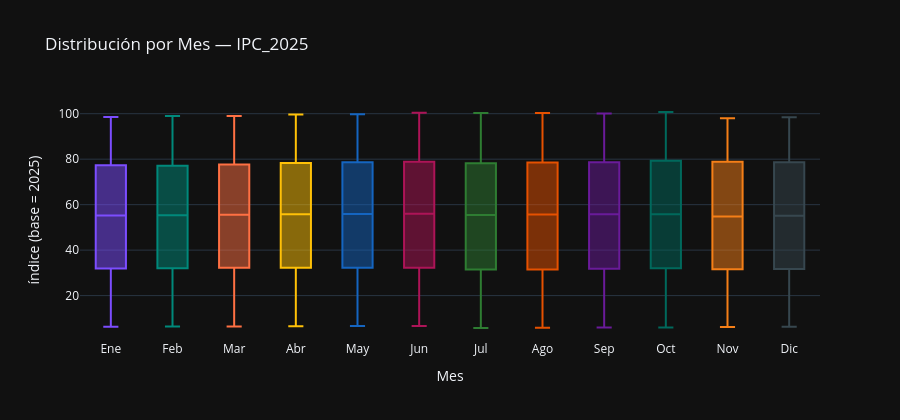

The notebook cell this image was saved under:
### Markdown cell above
### Análisis:

Ningún valor atípico detectado por IQR ni por z-score, resultado coherente con la naturaleza de la serie: una tendencia monótona ascendente sin reversiones genera una distribución amplia pero sin observaciones que se alejen anómalamente del patrón central. Los cinco mínimos corresponden al periodo 1974-Q3, entre 5,75 y 6,16, y los cinco máximos al tramo final de 2025, entre 100,06 y 100,75, confirmando que los extremos son simplemente los extremos temporales de la tendencia, no anomalías estadísticas.

La distancia entre ambos grupos, de aproximadamente 94,6 puntos de índice, cuantifica la inflación acumulada desde mediados de los años 70 hasta la actualidad: el nivel de precios se ha multiplicado por aproximadamente 17,5 en ese periodo. Que el máximo histórico coincida con el año base por definición (IPC_2025 = 100 en 2025) y que el mínimo corresponda al inicio de la muestra es una propiedad mecánica del índice, no un hallazgo analítico. Lo relevante es que la ausencia de outliers confirma que no existe ningún trimestre cuyo nivel de precios se desvíe anómalamente de la trayectoria tendencial, lo que es coherente con la naturaleza acumulativa e irreversible de la inflación como proceso de largo plazo.

### Code cell
if DATASET_CONFIG['frecuencia_original'] == 'trimestral':
    y_periodo = y.index.quarter.map({1:'T1', 2:'T2', 3:'T3', 4:'T4'})
    titulo_grupo = 'Trimestre'
    orden_periodos = ['T1', 'T2', 'T3', 'T4']
elif DATASET_CONFIG['frecuencia_original'] == 'mensual':
    meses = ['Ene','Feb','Mar','Abr','May','Jun','Jul','Ago','Sep','Oct','Nov','Dic']
    y_periodo = y.index.month.map({i+1: m for i, m in enumerate(meses)})
    titulo_grupo = 'Mes'
    orden_periodos = meses
else:
    meses = ['Ene','Feb','Mar','Abr','May','Jun','Jul','Ago','Sep','Oct','Nov','Dic']
    y_periodo = y.index.month.map({i+1: m for i, m in enumerate(meses)})
    titulo_grupo = 'Mes'
    orden_periodos = meses

colores_bp = ['#7C4DFF', '#00897B', '#FF7043', '#FFC107',
               '#1565C0', '#AD1457', '#2E7D32', '#E65100',
               '#6A1B9A', '#00695C', '#F57F17', '#37474F']

df_box = pd.DataFrame({
    'periodo': y_periodo.values,
    'valor': y.values,
    'fecha': y.index.strftime('%Y-%m-%d'),
})
df_box['periodo'] = pd.Categorical(df_box['periodo'],
                                    categories=[p for p in orden_periodos if p in df_box['periodo'].values],
                                    ordered=True)

fig = px.box(
    df_box, x='periodo', y='valor', color='periodo',
    hover_data=['fecha'],
    title=f'Distribución por {titulo_grupo} — {VAR_PRINCIPAL}',
    labels={'valor': UNIDADES, 'periodo': titulo_grupo, 'fecha': 'Fecha'},
    color_discrete_sequence=colores_bp,
    category_orders={'periodo': orden_periodos},
)
fig.update_layout(showlegend=False, height=420)
fig.show()

### Figure 1 — Plotly figure (JSON) as saved in the notebook; plotly's stock layout.template omitted (floating-point values rounded to 4 significant figures)
{"data": [{"alignmentgroup": "True", "customdata": [["1975-01-01"], ["1976-01-01"], ["1977-01-01"], ["1978-01-01"], ["1979-01-01"], ["1980-01-01"], ["1981-01-01"], ["1982-01-01"], ["1983-01-01"], ["1984-01-01"], ["1985-01-01"], ["1986-01-01"], ["1987-01-01"], ["1988-01-01"], ["1989-01-01"], ["1990-01-01"], ["1991-01-01"], ["1992-01-01"], ["1993-01-01"], ["1994-01-01"], ["1995-01-01"], ["1996-01-01"], ["1997-01-01"], ["1998-01-01"], ["1999-01-01"], ["2000-01-01"], ["2001-01-01"], ["2002-01-01"], ["2003-01-01"], ["2004-01-01"], ["2005-01-01"], ["2006-01-01"], ["2007-01-01"], ["2008-01-01"], ["2009-01-01"], ["2010-01-01"], ["2011-01-01"], ["2012-01-01"], ["2013-01-01"], ["2014-01-01"], ["2015-01-01"], ["2016-01-01"], ["2017-01-01"], ["2018-01-01"], ["2019-01-01"], ["2020-01-01"], ["2021-01-01"], ["2022-01-01"], ["2023-01-01"], ["2024-01-01"], ["2025-01-01"]], "hovertemplate": "Mes=%{x}<br>índice (base = 2025)=%{y}<br>Fecha=%{customdata[0]}<extra></extra>", "legendgroup": "Ene", "marker": {"color": "#7C4DFF"}, "name": "Ene", "notched": false, "offsetgroup": "Ene", "orientation": "v", "showlegend": true, "type": "box", "x": ["Ene", "Ene", "Ene", "Ene", "Ene", "Ene", "Ene", "Ene", "Ene", "Ene", "Ene", "Ene", "Ene", "Ene", "Ene", "Ene", "Ene", "Ene", "Ene", "Ene", "Ene", "Ene", "Ene", "Ene", "Ene", "Ene", "Ene", "Ene", "Ene", "Ene", "Ene", "Ene", "Ene", "Ene", "Ene", "Ene", "Ene", "Ene", "Ene", "Ene", "Ene", "Ene", "Ene", "Ene", "Ene", "Ene", "Ene", "Ene", "Ene", "Ene", "Ene"], "x0": " ", "xaxis": "x", "y": [6.334, 7.218, 8.819, 10.96, 12.8, 14.94, 17.09, 19.56, 22.22, 24.9, 27.23, 29.75, 31.55, 32.95, 35.06, 37.41, 39.93, 42.31, 44.29, 46.51, 48.54, 50.42, 51.87, 52.89, 53.7, 55.25, 57.27, 58.71, 60.9, 62.3, 64.22, 66.91, 68.51, 71.44, 72.02, 72.76, 75.14, 76.64, 78.7, 78.85, 77.81, 77.59, 79.89, 80.35, 81.14, 82.03, 82.41, 87.46, 92.61, 95.77, 98.58], "y0": " ", "yaxis": "y"}, {"alignmentgroup": "True", "customdata": [["1975-02-01"], ["1976-02-01"], ["1977-02-01"], ["1978-02-01"], ["1979-02-01"], ["1980-02-01"], ["1981-02-01"], ["1982-02-01"], ["1983-02-01"], ["1984-02-01"], ["1985-02-01"], ["1986-02-01"], ["1987-02-01"], ["1988-02-01"], ["1989-02-01"], ["1990-02-01"], ["1991-02-01"], ["1992-02-01"], ["1993-02-01"], ["1994-02-01"], ["1995-02-01"], ["1996-02-01"], ["1997-02-01"], ["1998-02-01"], ["1999-02-01"], ["2000-02-01"], ["2001-02-01"], ["2002-02-01"], ["2003-02-01"], ["2004-02-01"], ["2005-02-01"], ["2006-02-01"], ["2007-02-01"], ["2008-02-01"], ["2009-02-01"], ["2010-02-01"], ["2011-02-01"], ["2012-02-01"], ["2013-02-01"], ["2014-02-01"], ["2015-02-01"], ["2016-02-01"], ["2017-02-01"], ["2018-02-01"], ["2019-02-01"], ["2020-02-01"], ["2021-02-01"], ["2022-02-01"], ["2023-02-01"], ["2024-02-01"], ["2025-02-01"]], "hovertemplate": "Mes=%{x}<br>índice (base = 2025)=%{y}<br>Fecha=%{customdata[0]}<extra></extra>", "legendgroup": "Feb", "marker": {"color": "#00897B"}, "name": "Feb", "notched": false, "offsetgroup": "Feb", "orientation": "v", "showlegend": true, "type": "box", "x": ["Feb", "Feb", "Feb", "Feb", "Feb", "Feb", "Feb", "Feb", "Feb", "Feb", "Feb", "Feb", "Feb", "Feb", "Feb", "Feb", "Feb", "Feb", "Feb", "Feb", "Feb", "Feb", "Feb", "Feb", "Feb", "Feb", "Feb", "Feb", "Feb", "Feb", "Feb", "Feb", "Feb", "Feb", "Feb", "Feb", "Feb", "Feb", "Feb", "Feb", "Feb", "Feb", "Feb", "Feb", "Feb", "Feb", "Feb", "Feb", "Feb", "Feb", "Feb"], "x0": " ", "xaxis": "x", "y": [6.398, 7.297, 8.953, 11.08, 12.89, 15.07, 17.18, 19.71, 22.33, 24.99, 27.43, 29.88, 31.68, 33.04, 35.09, 37.64, 39.88, 42.6, 44.31, 46.53, 48.77, 50.56, 51.84, 52.77, 53.74, 55.33, 57.46, 58.77, 61.03, 62.33, 64.39, 66.94, 68.56, 71.56, 72.03, 72.63, 75.23, 76.72, 78.83, 78.82, 77.97, 77.31, 79.61, 80.46, 81.34, 81.94, 81.92, 88.17, 93.49, 96.11, 98.97], "y0": " ", "yaxis": "y"}, {"alignmentgroup": "True", "customdata": [["1975-03-01"], ["1976-03-01"], ["1977-03-01"], ["1978-03-01"], ["1979-03-01"], ["1980-03-01"], ["1981-03-01"], ["1982-03-01"], ["1983-03-01"], ["1984-03-01"], ["1985-03-01"], ["1986-03-01"], ["1987-03-01"], ["1988-03-01"], ["1989-03-01"], ["1990-03-01"], ["1991-03-01"], ["1992-03-01"], ["1993-03-01"], ["1994-03-01"], ["1995-03-01"], ["1996-03-01"], ["1997-03-01"], ["1998-03-01"], ["1999-03-01"], ["2000-03-01"], ["2001-03-01"], ["2002-03-01"], ["2003-03-01"], ["2004-03-01"], ["2005-03-01"], ["2006-03-01"], ["2007-03-01"], ["2008-03-01"], ["2009-03-01"], ["2010-03-01"], ["2011-03-01"], ["2012-03-01"], ["2013-03-01"], ["2014-03-01"], ["2015-03-01"], ["2016-03-01"], ["2017-03-01"], ["2018-03-01"], ["2019-03-01"], ["2020-03-01"], ["2021-03-01"], ["2022-03-01"], ["2023-03-01"], ["2024-03-01"], ["2025-03-01"]], "hovertemplate": "Mes=%{x}<br>índice (base = 2025)=%{y}<br>Fecha=%{customdata[0]}<extra></extra>", "legendgroup": "Mar", "marker": {"color": "#FF7043"}, "name": "Mar", "notched": false, "offsetgroup": "Mar", "orientation": "v", "showlegend": true, "type": "box", "x": ["Mar", "Mar", "Mar", "Mar", "Mar", "Mar", "Mar", "Mar", "Mar", "Mar", "Mar", "Mar", "Mar", "Mar", "Mar", "Mar", "Mar", "Mar", "Mar", "Mar", "Mar", "Mar", "Mar", "Mar", "Mar", "Mar", "Mar", "Mar", "Mar", "Mar", "Mar", "Mar", "Mar", "Mar", "Mar", "Mar", "Mar", "Mar", "Mar", "Mar", "Mar", "Mar", "Mar", "Mar", "Mar", "Mar", "Mar", "Mar", "Mar", "Mar", "Mar"], "x0": " ", "xaxis": "x", "y": [6.437, 7.462, 9.166, 11.22, 13.02, 15.15, 17.52, 19.91, 22.47, 25.2, 27.6, 29.98, 31.86, 33.28, 35.31, 37.79, 40.0, 42.75, 44.46, 46.68, 49.06, 50.74, 51.87, 52.79, 53.97, 55.55, 57.7, 59.25, 61.45, 62.76, 64.9, 67.41, 69.08, 72.19, 72.15, 73.17, 75.79, 77.24, 79.11, 79.0, 78.47, 77.81, 79.59, 80.56, 81.64, 81.62, 82.72, 90.84, 93.83, 96.84, 99.02], "y0": " ", "yaxis": "y"}, {"alignmentgroup": "True", "customdata": [["1975-04-01"], ["1976-04-01"], ["1977-04-01"], ["1978-04-01"], ["1979-04-01"], ["1980-04-01"], ["1981-04-01"], ["1982-04-01"], ["1983-04-01"], ["1984-04-01"], ["1985-04-01"], ["1986-04-01"], ["1987-04-01"], ["1988-04-01"], ["1989-04-01"], ["1990-04-01"], ["1991-04-01"], ["1992-04-01"], ["1993-04-01"], ["1994-04-01"], ["1995-04-01"], ["1996-04-01"], ["1997-04-01"], ["1998-04-01"], ["1999-04-01"], ["2000-04-01"], ["2001-04-01"], ["2002-04-01"], ["2003-04-01"], ["2004-04-01"], ["2005-04-01"], ["2006-04-01"], ["2007-04-01"], ["2008-04-01"], ["2009-04-01"], ["2010-04-01"], ["2011-04-01"], ["2012-04-01"], ["2013-04-01"], ["2014-04-01"], ["2015-04-01"], ["2016-04-01"], ["2017-04-01"], ["2018-04-01"], ["2019-04-01"], ["2020-04-01"], ["2021-04-01"], ["2022-04-01"], ["2023-04-01"], ["2024-04-01"], ["2025-04-01"]], "hovertemplate": "Mes=%{x}<br>índice (base = 2025)=%{y}<br>Fecha=%{customdata[0]}<extra></extra>", "legendgroup": "Abr", "marker": {"color": "#FFC107"}, "name": "Abr", "notched": false, "offsetgroup": "Abr", "orientation": "v", "showlegend": true, "type": "box", "x": ["Abr", "Abr", "Abr", "Abr", "Abr", "Abr", "Abr", "Abr", "Abr", "Abr", "Abr", "Abr", "Abr", "Abr", "Abr", "Abr", "Abr", "Abr", "Abr", "Abr", "Abr", "Abr", "Abr", "Abr", "Abr", "Abr", "Abr", "Abr", "Abr", "Abr", "Abr", "Abr", "Abr", "Abr", "Abr", "Abr", "Abr", "Abr", "Abr", "Abr", "Abr", "Abr", "Abr", "Abr", "Abr", "Abr", "Abr", "Abr", "Abr", "Abr", "Abr"], "x0": " ", "xaxis": "x", "y": [6.555, 7.612, 9.332, 11.45, 13.22, 15.3, 17.69, 20.17, 22.77, 25.31, 27.89, 30.06, 31.93, 33.16, 35.4, 37.86, 40.09, 42.71, 44.66, 46.87, 49.32, 51.02, 51.88, 52.92, 54.17, 55.78, 58.0, 60.05, 61.95, 63.62, 65.83, 68.37, 70.03, 72.97, 72.85, 73.95, 76.74, 78.32, 79.41, 79.7, 79.19, 78.36, 80.36, 81.22, 82.46, 81.87, 83.7, 90.68, 94.39, 97.52, 99.65], "y0": " ", "yaxis": "y"}, {"alignmentgroup": "True", "customdata": [["1975-05-01"], ["1976-05-01"], ["1977-05-01"], ["1978-05-01"], ["1979-05-01"], ["1980-05-01"], ["1981-05-01"], ["1982-05-01"], ["1983-05-01"], ["1984-05-01"], ["1985-05-01"], ["1986-05-01"], ["1987-05-01"], ["1988-05-01"], ["1989-05-01"], ["1990-05-01"], ["1991-05-01"], ["1992-05-01"], ["1993-05-01"], ["1994-05-01"], ["1995-05-01"], ["1996-05-01"], ["1997-05-01"], ["1998-05-01"], ["1999-05-01"], ["2000-05-01"], ["2001-05-01"], ["2002-05-01"], ["2003-05-01"], ["2004-05-01"], ["2005-05-01"], ["2006-05-01"], ["2007-05-01"], ["2008-05-01"], ["2009-05-01"], ["2010-05-01"], ["2011-05-01"], ["2012-05-01"], ["2013-05-01"], ["2014-05-01"], ["2015-05-01"], ["2016-05-01"], ["2017-05-01"], ["2018-05-01"], ["2019-05-01"], ["2020-05-01"], ["2021-05-01"], ["2022-05-01"], ["2023-05-01"], ["2024-05-01"], ["2025-05-01"]], "hovertemplate": "Mes=%{x}<br>índice (base = 2025)=%{y}<br>Fecha=%{customdata[0]}<extra></extra>", "legendgroup": "May", "marker": {"color": "#1565C0"}, "name": "May", "notched": false, "offsetgroup": "May", "orientation": "v", "showlegend": true, "type": "box", "x": ["May", "May", "May", "May", "May", "May", "May", "May", "May", "May", "May", "May", "May", "May", "May", "May", "May", "May", "May", "May", "May", "May", "May", "May", "May", "May", "May", "May", "May", "May", "May", "May", "May", "May", "May", "May", "May", "May", "May", "May", "May", "May", "May", "May", "May", "May", "May", "May", "May", "May", "May"], "x0": " ", "xaxis": "x", "y": [6.634, 7.967, 9.411, 11.56, 13.38, 15.41, 17.78, 20.46, 22.87, 25.45, 27.97, 30.14, 31.89, 33.16, 35.46, 37.86, 40.21, 42.82, 44.78, 46.96, 49.34, 51.2, 51.96, 52.99, 54.17, 55.87, 58.22, 60.28, 61.89, 64.0, 65.96, 68.61, 70.22, 73.46, 72.83, 74.11, 76.72, 78.21, 79.56, 79.71, 79.57, 78.78, 80.3, 81.95, 82.62, 81.87, 84.08, 91.43, 94.35, 97.77, 99.72], "y0": " ", "yaxis": "y"}, {"alignmentgroup": "True", "customdata": [["1975-06-01"], ["1976-06-01"], ["1977-06-01"], ["1978-06-01"], ["1979-06-01"], ["1980-06-01"], ["1981-06-01"], ["1982-06-01"], ["1983-06-01"], ["1984-06-01"], ["1985-06-01"], ["1986-06-01"], ["1987-06-01"], ["1988-06-01"], ["1989-06-01"], ["1990-06-01"], ["1991-06-01"], ["1992-06-01"], ["1993-06-01"], ["1994-06-01"], ["1995-06-01"], ["1996-06-01"], ["1997-06-01"], ["1998-06-01"], ["1999-06-01"], ["2000-06-01"], ["2001-06-01"], ["2002-06-01"], ["2003-06-01"], ["2004-06-01"], ["2005-06-01"], ["2006-06-01"], ["2007-06-01"], ["2008-06-01"], ["2009-06-01"], ["2010-06-01"], ["2011-06-01"], ["2012-06-01"], ["2013-06-01"], ["2014-06-01"], ["2015-06-01"], ["2016-06-01"], ["2017-06-01"], ["2018-06-01"], ["2019-06-01"], ["2020-06-01"], ["2021-06-01"], ["2022-06-01"], ["2023-06-01"], ["2024-06-01"], ["2025-06-01"]], "hovertemplate": "Mes=%{x}<br>índice (base = 2025)=%{y}<br>Fecha=%{customdata[0]}<extra></extra>", "legendgroup": "Jun", "marker": {"color": "#AD1457"}, "name": "Jun", "notched": false, "offsetgroup": "Jun", "orientation": "v", "showlegend": true, "type": "box", "x": ["Jun", "Jun", "Jun", "Jun", "Jun", "Jun", "Jun", "Jun", "Jun", "Jun", "Jun", "Jun", "Jun", "Jun", "Jun", "Jun", "Jun", "Jun", "Jun", "Jun", "Jun", "Jun", "Jun", "Jun", "Jun", "Jun", "Jun", "Jun", "Jun", "Jun", "Jun", "Jun", "Jun", "Jun", "Jun", "Jun", "Jun", "Jun", "Jun", "Jun", "Jun", "Jun", "Jun", "Jun", "Jun", "Jun", "Jun", "Jun", "Jun", "Jun", "Jun"], "x0": " ", "xaxis": "x", "y": [6.65, 7.92, 9.671, 11.68, 13.5, 15.64, 17.8, 20.66, 23.0, 25.63, 27.93, 30.42, 31.9, 33.3, 35.65, 37.98, 40.32, 42.81, 44.89, 47.01, 49.39, 51.16, 51.95, 53.03, 54.19, 56.04, 58.41, 60.28, 61.93, 64.1, 66.11, 68.72, 70.36, 73.88, 73.14, 74.24, 76.6, 78.06, 79.67, 79.74, 79.78, 79.14, 80.34, 82.17, 82.52, 82.24, 84.49, 93.12, 94.88, 98.14, 100.4], "y0": " ", "yaxis": "y"}, {"alignmentgroup": "True", "customdata": [["1974-07-01"], ["1975-07-01"], ["1976-07-01"], ["1977-07-01"], ["1978-07-01"], ["1979-07-01"], ["1980-07-01"], ["1981-07-01"], ["1982-07-01"], ["1983-07-01"], ["1984-07-01"], ["1985-07-01"], ["1986-07-01"], ["1987-07-01"], ["1988-07-01"], ["1989-07-01"], ["1990-07-01"], ["1991-07-01"], ["1992-07-01"], ["1993-07-01"], ["1994-07-01"], ["1995-07-01"], ["1996-07-01"], ["1997-07-01"], ["1998-07-01"], ["1999-07-01"], ["2000-07-01"], ["2001-07-01"], ["2002-07-01"], ["2003-07-01"], ["2004-07-01"], ["2005-07-01"], ["2006-07-01"], ["2007-07-01"], ["2008-07-01"], ["2009-07-01"], ["2010-07-01"], ["2011-07-01"], ["2012-07-01"], ["2013-07-01"], ["2014-07-01"], ["2015-07-01"], ["2016-07-01"], ["2017-07-01"], ["2018-07-01"], ["2019-07-01"], ["2020-07-01"], ["2021-07-01"], ["2022-07-01"], ["2023-07-01"], ["2024-07-01"], ["2025-07-01"]], "hovertemplate": "Mes=%{x}<br>índice (base = 2025)=%{y}<br>Fecha=%{customdata[0]}<extra></extra>", "legendgroup": "Jul", "marker": {"color": "#2E7D32"}, "name": "Jul", "notched": false, "offsetgroup": "Jul", "orientation": "v", "showlegend": true, "type": "box", "x": ["Jul", "Jul", "Jul", "Jul", "Jul", "Jul", "Jul", "Jul", "Jul", "Jul", "Jul", "Jul", "Jul", "Jul", "Jul", "Jul", "Jul", "Jul", "Jul", "Jul", "Jul", "Jul", "Jul", "Jul", "Jul", "Jul", "Jul", "Jul", "Jul", "Jul", "Jul", "Jul", "Jul", "Jul", "Jul", "Jul", "Jul", "Jul", "Jul", "Jul", "Jul", "Jul", "Jul", "Jul", "Jul", "Jul", "Jul", "Jul", "Jul", "Jul", "Jul", "Jul"], "x0": " ", "xaxis": "x", "y": [5.751, 6.753, 7.967, 9.995, 11.94, 13.79, 15.86, 18.14, 20.92, 23.08, 26.02, 28.08, 30.73, 32.22, 33.73, 36.22, 38.5, 40.82, 42.94, 45.05, 47.19, 49.4, 51.23, 52.06, 53.22, 54.41, 56.38, 58.56, 59.86, 61.55, 63.61, 65.7, 68.31, 69.84, 73.53, 72.52, 73.91, 76.19, 77.87, 79.26, 78.99, 79.04, 78.57, 79.79, 81.58, 82.01, 81.5, 83.85, 92.88, 95.04, 97.67, 100.3], "y0": " ", "yaxis": "y"}, {"alignmentgroup": "True", "customdata": [["1974-08-01"], ["1975-08-01"], ["1976-08-01"], ["1977-08-01"], ["1978-08-01"], ["1979-08-01"], ["1980-08-01"], ["1981-08-01"], ["1982-08-01"], ["1983-08-01"], ["1984-08-01"], ["1985-08-01"], ["1986-08-01"], ["1987-08-01"], ["1988-08-01"], ["1989-08-01"], ["1990-08-01"], ["1991-08-01"], ["1992-08-01"], ["1993-08-01"], ["1994-08-01"], ["1995-08-01"], ["1996-08-01"], ["1997-08-01"], ["1998-08-01"], ["1999-08-01"], ["2000-08-01"], ["2001-08-01"], ["2002-08-01"], ["2003-08-01"], ["2004-08-01"], ["2005-08-01"], ["2006-08-01"], ["2007-08-01"], ["2008-08-01"], ["2009-08-01"], ["2010-08-01"], ["2011-08-01"], ["2012-08-01"], ["2013-08-01"], ["2014-08-01"], ["2015-08-01"], ["2016-08-01"], ["2017-08-01"], ["2018-08-01"], ["2019-08-01"], ["2020-08-01"], ["2021-08-01"], ["2022-08-01"], ["2023-08-01"], ["2024-08-01"], ["2025-08-01"]], "hovertemplate": "Mes=%{x}<br>índice (base = 2025)=%{y}<br>Fecha=%{customdata[0]}<extra></extra>", "legendgroup": "Ago", "marker": {"color": "#E65100"}, "name": "Ago", "notched": false, "offsetgroup": "Ago", "orientation": "v", "showlegend": true, "type": "box", "x": ["Ago", "Ago", "Ago", "Ago", "Ago", "Ago", "Ago", "Ago", "Ago", "Ago", "Ago", "Ago", "Ago", "Ago", "Ago", "Ago", "Ago", "Ago", "Ago", "Ago", "Ago", "Ago", "Ago", "Ago", "Ago", "Ago", "Ago", "Ago", "Ago", "Ago", "Ago", "Ago", "Ago", "Ago", "Ago", "Ago", "Ago", "Ago", "Ago", "Ago", "Ago", "Ago", "Ago", "Ago", "Ago", "Ago", "Ago", "Ago", "Ago", "Ago", "Ago", "Ago"], "x0": " ", "xaxis": "x", "y": [5.845, 6.863, 8.03, 10.32, 12.14, 13.92, 16.05, 18.36, 21.07, 23.4, 26.21, 28.12, 30.81, 32.22, 34.07, 36.31, 38.66, 40.97, 43.34, 45.32, 47.5, 49.53, 51.37, 52.28, 53.37, 54.65, 56.62, 58.7, 60.03, 61.83, 63.9, 65.99, 68.45, 69.94, 73.37, 72.77, 74.1, 76.29, 78.32, 79.51, 79.11, 78.78, 78.67, 79.95, 81.7, 81.96, 81.54, 84.23, 93.12, 95.55, 97.71, 100.3], "y0": " ", "yaxis": "y"}, {"alignmentgroup": "True", "customdata": [["1974-09-01"], ["1975-09-01"], ["1976-09-01"], ["1977-09-01"], ["1978-09-01"], ["1979-09-01"], ["1980-09-01"], ["1981-09-01"], ["1982-09-01"], ["1983-09-01"], ["1984-09-01"], ["1985-09-01"], ["1986-09-01"], ["1987-09-01"], ["1988-09-01"], ["1989-09-01"], ["1990-09-01"], ["1991-09-01"], ["1992-09-01"], ["1993-09-01"], ["1994-09-01"], ["1995-09-01"], ["1996-09-01"], ["1997-09-01"], ["1998-09-01"], ["1999-09-01"], ["2000-09-01"], ["2001-09-01"], ["2002-09-01"], ["2003-09-01"], ["2004-09-01"], ["2005-09-01"], ["2006-09-01"], ["2007-09-01"], ["2008-09-01"], ["2009-09-01"], ["2010-09-01"], ["2011-09-01"], ["2012-09-01"], ["2013-09-01"], ["2014-09-01"], ["2015-09-01"], ["2016-09-01"], ["2017-09-01"], ["2018-09-01"], ["2019-09-01"], ["2020-09-01"], ["2021-09-01"], ["2022-09-01"], ["2023-09-01"], ["2024-09-01"], ["2025-09-01"]], "hovertemplate": "Mes=%{x}<br>índice (base = 2025)=%{y}<br>Fecha=%{customdata[0]}<extra></extra>", "legendgroup": "Sep", "marker": {"color": "#6A1B9A"}, "name": "Sep", "notched": false, "offsetgroup": "Sep", "orientation": "v", "showlegend": true, "type": "box", "x": ["Sep", "Sep", "Sep", "Sep", "Sep", "Sep", "Sep", "Sep", "Sep", "Sep", "Sep", "Sep", "Sep", "Sep", "Sep", "Sep", "Sep", "Sep", "Sep", "Sep", "Sep", "Sep", "Sep", "Sep", "Sep", "Sep", "Sep", "Sep", "Sep", "Sep", "Sep", "Sep", "Sep", "Sep", "Sep", "Sep", "Sep", "Sep", "Sep", "Sep", "Sep", "Sep", "Sep", "Sep", "Sep", "Sep", "Sep", "Sep", "Sep", "Sep", "Sep", "Sep"], "x0": " ", "xaxis": "x", "y": [5.932, 6.973, 8.18, 10.46, 12.24, 14.1, 16.23, 18.51, 21.09, 23.58, 26.26, 28.43, 31.13, 32.51, 34.36, 36.7, 39.06, 41.31, 43.69, 45.58, 47.64, 49.73, 51.5, 52.54, 53.4, 54.75, 56.77, 58.69, 60.25, 62.01, 64.01, 66.4, 68.34, 70.17, 73.35, 72.6, 74.14, 76.48, 79.08, 79.36, 79.23, 78.54, 78.68, 80.08, 81.9, 81.96, 81.66, 84.94, 92.47, 95.72, 97.12, 100.1], "y0": " ", "yaxis": "y"}, {"alignmentgroup": "True", "customdata": [["1974-10-01"], ["1975-10-01"], ["1976-10-01"], ["1977-10-01"], ["1978-10-01"], ["1979-10-01"], ["1980-10-01"], ["1981-10-01"], ["1982-10-01"], ["1983-10-01"], ["1984-10-01"], ["1985-10-01"], ["1986-10-01"], ["1987-10-01"], ["1988-10-01"], ["1989-10-01"], ["1990-10-01"], ["1991-10-01"], ["1992-10-01"], ["1993-10-01"], ["1994-10-01"], ["1995-10-01"], ["1996-10-01"], ["1997-10-01"], ["1998-10-01"], ["1999-10-01"], ["2000-10-01"], ["2001-10-01"], ["2002-10-01"], ["2003-10-01"], ["2004-10-01"], ["2005-10-01"], ["2006-10-01"], ["2007-10-01"], ["2008-10-01"], ["2009-10-01"], ["2010-10-01"], ["2011-10-01"], ["2012-10-01"], ["2013-10-01"], ["2014-10-01"], ["2015-10-01"], ["2016-10-01"], ["2017-10-01"], ["2018-10-01"], ["2019-10-01"], ["2020-10-01"], ["2021-10-01"], ["2022-10-01"], ["2023-10-01"], ["2024-10-01"], ["2025-10-01"]], "hovertemplate": "Mes=%{x}<br>índice (base = 2025)=%{y}<br>Fecha=%{customdata[0]}<extra></extra>", "legendgroup": "Oct", "marker": {"color": "#00695C"}, "name": "Oct", "notched": false, "offsetgroup": "Oct", "orientation": "v", "showlegend": true, "type": "box", "x": ["Oct", "Oct", "Oct", "Oct", "Oct", "Oct", "Oct", "Oct", "Oct", "Oct", "Oct", "Oct", "Oct", "Oct", "Oct", "Oct", "Oct", "Oct", "Oct", "Oct", "Oct", "Oct", "Oct", "Oct", "Oct", "Oct", "Oct", "Oct", "Oct", "Oct", "Oct", "Oct", "Oct", "Oct", "Oct", "Oct", "Oct", "Oct", "Oct", "Oct", "Oct", "Oct", "Oct", "Oct", "Oct", "Oct", "Oct", "Oct", "Oct", "Oct", "Oct", "Oct"], "x0": " ", "xaxis": "x", "y": [5.995, 6.973, 8.299, 10.63, 12.35, 14.29, 16.35, 18.72, 21.31, 23.9, 26.42, 28.58, 31.25, 32.71, 34.4, 36.84, 39.41, 41.56, 43.73, 45.75, 47.75, 49.82, 51.57, 52.52, 53.4, 54.73, 56.91, 58.63, 60.85, 62.43, 64.67, 66.94, 68.61, 71.07, 73.61, 73.12, 74.82, 77.08, 79.76, 79.68, 79.6, 79.04, 79.58, 80.83, 82.66, 82.76, 82.09, 86.5, 92.78, 95.99, 97.73, 100.8], "y0": " ", "yaxis": "y"}, {"alignmentgroup": "True", "customdata": [["1974-11-01"], ["1975-11-01"], ["1976-11-01"], ["1977-11-01"], ["1978-11-01"], ["1979-11-01"], ["1980-11-01"], ["1981-11-01"], ["1982-11-01"], ["1983-11-01"], ["1984-11-01"], ["1985-11-01"], ["1986-11-01"], ["1987-11-01"], ["1988-11-01"], ["1989-11-01"], ["1990-11-01"], ["1991-11-01"], ["1992-11-01"], ["1993-11-01"], ["1994-11-01"], ["1995-11-01"], ["1996-11-01"], ["1997-11-01"], ["1998-11-01"], ["1999-11-01"], ["2000-11-01"], ["2001-11-01"], ["2002-11-01"], ["2003-11-01"], ["2004-11-01"], ["2005-11-01"], ["2006-11-01"], ["2007-11-01"], ["2008-11-01"], ["2009-11-01"], ["2010-11-01"], ["2011-11-01"], ["2012-11-01"], ["2013-11-01"], ["2014-11-01"], ["2015-11-01"], ["2016-11-01"], ["2017-11-01"], ["2018-11-01"], ["2019-11-01"], ["2020-11-01"], ["2021-11-01"], ["2022-11-01"], ["2023-11-01"], ["2024-11-01"]], "hovertemplate": "Mes=%{x}<br>índice (base = 2025)=%{y}<br>Fecha=%{customdata[0]}<extra></extra>", "legendgroup": "Nov", "marker": {"color": "#F57F17"}, "name": "Nov", "notched": false, "offsetgroup": "Nov", "orientation": "v", "showlegend": true, "type": "box", "x": ["Nov", "Nov", "Nov", "Nov", "Nov", "Nov", "Nov", "Nov", "Nov", "Nov", "Nov", "Nov", "Nov", "Nov", "Nov", "Nov", "Nov", "Nov", "Nov", "Nov", "Nov", "Nov", "Nov", "Nov", "Nov", "Nov", "Nov", "Nov", "Nov", "Nov", "Nov", "Nov", "Nov", "Nov", "Nov", "Nov", "Nov", "Nov", "Nov", "Nov", "Nov", "Nov", "Nov", "Nov", "Nov", "Nov", "Nov", "Nov", "Nov", "Nov", "Nov"], "x0": " ", "xaxis": "x", "y": [6.161, 7.021, 8.449, 10.7, 12.41, 14.33, 16.52, 18.88, 21.38, 24.15, 26.55, 28.8, 31.18, 32.63, 34.39, 36.9, 39.37, 41.63, 43.75, 45.82, 47.83, 49.95, 51.57, 52.62, 53.36, 54.82, 57.05, 58.59, 60.95, 62.63, 64.83, 67.04, 68.79, 71.59, 73.29, 73.51, 75.23, 77.39, 79.66, 79.85, 79.55, 79.33, 79.86, 81.2, 82.56, 82.9, 82.22, 86.76, 92.67, 95.66, 97.97], "y0": " ", "yaxis": "y"}, {"alignmentgroup": "True", "customdata": [["1974-12-01"], ["1975-12-01"], ["1976-12-01"], ["1977-12-01"], ["1978-12-01"], ["1979-12-01"], ["1980-12-01"], ["1981-12-01"], ["1982-12-01"], ["1983-12-01"], ["1984-12-01"], ["1985-12-01"], ["1986-12-01"], ["1987-12-01"], ["1988-12-01"], ["1989-12-01"], ["1990-12-01"], ["1991-12-01"], ["1992-12-01"], ["1993-12-01"], ["1994-12-01"], ["1995-12-01"], ["1996-12-01"], ["1997-12-01"], ["1998-12-01"], ["1999-12-01"], ["2000-12-01"], ["2001-12-01"], ["2002-12-01"], ["2003-12-01"], ["2004-12-01"], ["2005-12-01"], ["2006-12-01"], ["2007-12-01"], ["2008-12-01"], ["2009-12-01"], ["2010-12-01"], ["2011-12-01"], ["2012-12-01"], ["2013-12-01"], ["2014-12-01"], ["2015-12-01"], ["2016-12-01"], ["2017-12-01"], ["2018-12-01"], ["2019-12-01"], ["2020-12-01"], ["2021-12-01"], ["2022-12-01"], ["2023-12-01"], ["2024-12-01"]], "hovertemplate": "Mes=%{x}<br>índice (base = 2025)=%{y}<br>Fecha=%{customdata[0]}<extra></extra>", "legendgroup": "Dic", "marker": {"color": "#37474F"}, "name": "Dic", "notched": false, "offsetgroup": "Dic", "orientation": "v", "showlegend": true, "type": "box", "x": ["Dic", "Dic", "Dic", "Dic", "Dic", "Dic", "Dic", "Dic", "Dic", "Dic", "Dic", "Dic", "Dic", "Dic", "Dic", "Dic", "Dic", "Dic", "Dic", "Dic", "Dic", "Dic", "Dic", "Dic", "Dic", "Dic", "Dic", "Dic", "Dic", "Dic", "Dic", "Dic", "Dic", "Dic", "Dic", "Dic", "Dic", "Dic", "Dic", "Dic", "Dic", "Dic", "Dic", "Dic", "Dic", "Dic", "Dic", "Dic", "Dic", "Dic", "Dic"], "x0": " ", "xaxis": "x", "y": [6.248, 7.131, 8.543, 10.79, 12.58, 14.54, 16.76, 19.16, 21.85, 24.52, 26.73, 28.92, 31.31, 32.74, 34.66, 37.04, 39.47, 41.65, 43.88, 46.04, 48.04, 50.12, 51.72, 52.77, 53.51, 55.07, 57.25, 58.8, 61.15, 62.74, 64.76, 67.19, 68.98, 71.89, 72.92, 73.5, 75.69, 77.49, 79.71, 79.92, 79.08, 79.1, 80.34, 81.23, 82.19, 82.84, 82.4, 87.8, 92.81, 95.69, 98.41], "y0": " ", "yaxis": "y"}], "layout": {"boxmode": "overlay", "height": 420, "legend": {"title": {"text": "Mes"}, "tracegroupgap": 0}, "showlegend": false, "title": {"text": "Distribución por Mes — IPC_2025"}, "xaxis": {"anchor": "y", "categoryarray": ["Ene", "Feb", "Mar", "Abr", "May", "Jun", "Jul", "Ago", "Sep", "Oct", "Nov", "Dic"], "categoryorder": "array", "domain": [0.0, 1.0], "title": {"text": "Mes"}}, "yaxis": {"anchor": "x", "domain": [0.0, 1.0], "title": {"text": "índice (base = 2025)"}}}}
